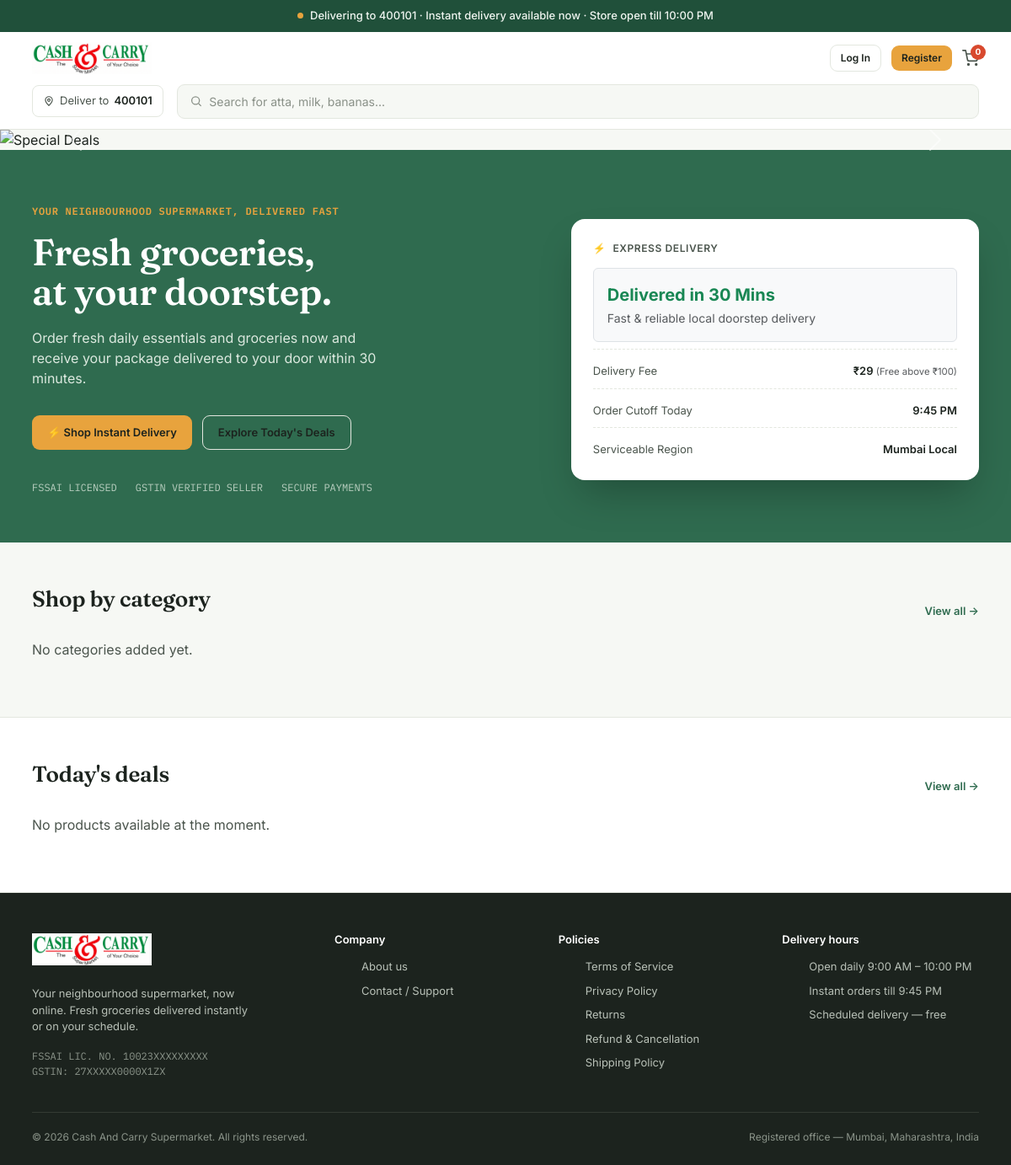
Before: / with the older database file.
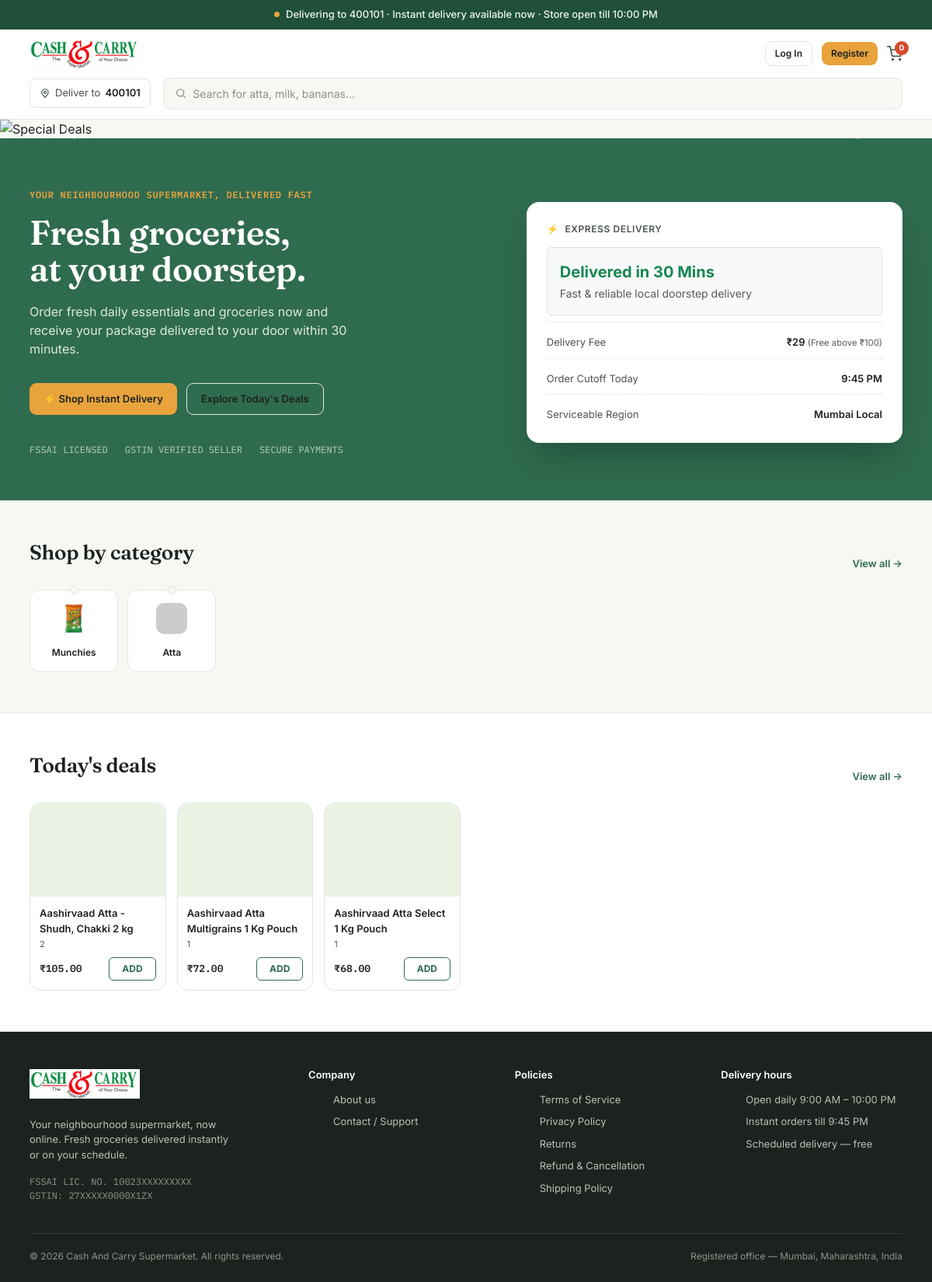
After: the same page with the newer database file.
### store/models.py (models this page shows, shortened)
class Category(models.Model):
    name = models.CharField(max_length=100)
    parent_category = models.ForeignKey(
        "self", on_delete=models.SET_NULL, blank=True, null=True, related_name="children"
    )
    image = models.ImageField(upload_to='categories/', blank=True, null=True)
    image_url = models.URLField(blank=True, null=True)
    def get_image(self):
        if self.image:
            return self.image.url
        if self.image_url:
            return self.image_url
        return "https://via.placeholder.com/150"
    class Meta:
        verbose_name_plural = "Categories"

class Product(models.Model):
    category = models.ForeignKey(Category, on_delete=models.PROTECT, related_name="products")
    name = models.CharField(max_length=255)
    brand = models.CharField(max_length=100, blank=True, null=True)
    unit = models.CharField(max_length=50)  # e.g., '500g', '1 L', '1 Pack'
    price = models.DecimalField(max_digits=10, decimal_places=2)
    discounted_price = models.DecimalField(max_digits=10, decimal_places=2, blank=True, null=True)
    image = models.ImageField(upload_to='products/', blank=True, null=True)  # Local File Upload
    image_url = models.URLField(blank=True, null=True)                      # External URL
    description = models.TextField(blank=True, null=True)
    dietary_tags = models.JSONField(default=list, blank=True)
    def get_image(self):
        if self.image:
            return self.image.url
        if self.image_url:
            return self.image_url
        return "https://via.placeholder.com/300"

### store/views.py (the view)
# urls.py: 2. Add a URL to urlpatterns:  path('', views.home, name='home')
def home(request):
    categories = Category.objects.filter(parent_category__isnull=True)[:8]
    products = Product.objects.all()[:8]
    cart = request.session.get('cart', {})
    cart_quantities = {}
    for pid, item in cart.items():
        if isinstance(item, dict):
            cart_quantities[str(pid)] = int(item.get('quantity', 0))
        elif isinstance(item, int):
            cart_quantities[str(pid)] = item
    return render(request, 'home.html', {
        'categories': categories,
        'products': products,
        'cart_quantities_json': json.dumps(cart_quantities)
    })

### templates/home.html (shortened to what the changed rows need)
{% extends 'base.html' %}
{% block content %}
  <section class="hero">
    <div class="wrap">
      <div>
        <h1 class="display">Fresh groceries,<br>at your doorstep.</h1>
      </div>
    </div>
  </section>
  <section class="section">
    <div class="wrap">
      <div class="section-head">
        <h2 class="display">Shop by category</h2>
      </div>
      <div class="cat-grid">
        {% for category in categories %}
        <div class="cat-tag">
          <div class="cat-swatch" style="{% if category.get_image %}background-image: url('{{ category.get_image }}'); background-size: cover; background-position: center;{% else %}background:#DDEEDD;{% endif %}"></div>
          <span>{{ category.name }}</span>
        </div>
        {% empty %}
        <p style="color: var(--charcoal-soft); grid-column: 1 / -1;">No categories added yet.</p>
        {% endfor %}
      </div>
    </div>
  </section>
  <section class="band-mist" id="todays-deals">
    <div class="section">
      <div class="wrap">
        <div class="section-head">
          <h2 class="display">Today's deals</h2>
        </div>
        <div class="product-grid">
          {% for product in products %}
          <div class="product-card">
            <div class="product-media" style="background:#EAF3E4; background-repeat: no-repeat; background-position: center; background-size: contain; {% if product.get_image %}background-image: url('{{ product.get_image }}');{% endif %}">
            </div>
            <div class="product-body">
              <div class="product-name">
                <a href="{% url 'product_detail' product.id %}">{{ product.name }}</a>
              </div>
              <div class="product-unit">{{ product.unit }}</div>
              <div class="product-footer" style="display: flex; align-items: center; justify-content: space-between; margin-top: 8px;">
                <div class="product-price">
                  {% if product.discounted_price %}
                    <span class="strike">₹{{ product.price }}</span>₹{{ product.discounted_price }}
                  {% else %}
                    ₹{{ product.price }}
                  {% endif %}
                </div>
                <div id="cart-widget-{{ product.id }}" class="cart-widget-container" data-product-id="{{ product.id }}">
                  <button type="button" class="btn-zepto-add" onclick="updateCartWidget({{ product.id }}, 'increase')">ADD</button>
                </div>
              </div>
            </div>
          </div>
          {% empty %}
          <p style="color: var(--charcoal-soft); grid-column: 1 / -1;">No products available at the moment.</p>
          {% endfor %}
        </div>
      </div>
    </div>
  </section>
{% endblock %}

Changed rows visible on the page:
added Category: image (picture), name "Munchies"
added Category: name "Atta"
added Product: name "Aashirvaad Atta - Shudh, Chakki 2 kg", unit "2", price "105.00"
added Product: name "Aashirvaad Atta Multigrains 1 Kg Pouch", unit "1", price "72.00"
added Product: name "Aashirvaad Atta Select 1 Kg Pouch", unit "1", price "68.00"
Other visible differences:
text no longer shown: "No categories added yet. No products available at the moment."
